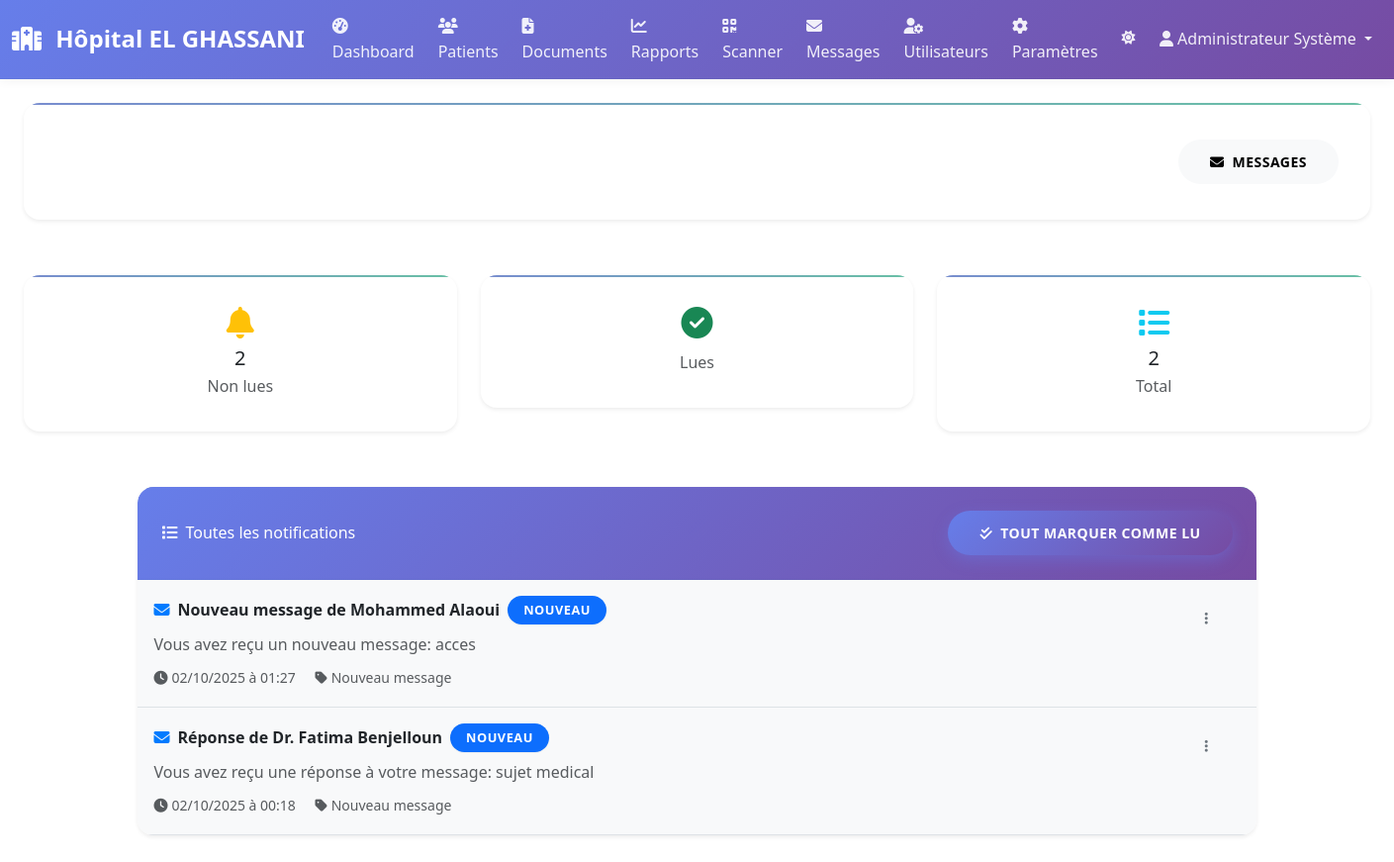
Screenshot of /communication/notifications/ (signed in) with the database file from the repository.
### users/models.py (models this page shows, shortened)
class User(AbstractUser):
    ROLE_CHOICES = [
        ('admin', 'Administrateur'),
        ('doctor', 'Médecin'),
        ('nurse', 'Infirmière'),
        ('technician', 'Technicien'),
    ]
    role = models.CharField(
        max_length=20,
        choices=ROLE_CHOICES,
        default='nurse',
        verbose_name='Rôle'
    )
    department = models.CharField(
        max_length=100,
        blank=True,
        null=True,
        verbose_name='Département'
    )
    phone = models.CharField(
        max_length=20,
        blank=True,
        null=True,
        verbose_name='Téléphone'
    )
    is_active = models.BooleanField(
        default=True,
        verbose_name='Actif'
    )
    last_login_ip = models.GenericIPAddressField(
        blank=True,
        null=True,
        verbose_name='Dernière IP de connexion'
    )
    created_at = models.DateTimeField(
        auto_now_add=True,
        verbose_name='Date de création'
    )
    updated_at = models.DateTimeField(
        auto_now=True,
        verbose_name='Date de modification'
    )
    permissions = models.JSONField(
        default=list,
        blank=True,
        verbose_name='Permissions'
    )
    class Meta:
        verbose_name = 'Utilisateur'
        verbose_name_plural = 'Utilisateurs'
        ordering = ['-created_at']
    def get_full_name(self):
        return f"{self.first_name} {self.last_name}".strip()

### communication/models.py (models this page shows, shortened)
class Notification(models.Model):
    NOTIFICATION_TYPES = [
        ('message', 'Nouveau message'),
        ('system', 'Notification système'),
        ('reminder', 'Rappel'),
        ('alert', 'Alerte'),
    ]
    user = models.ForeignKey(
        User,
        on_delete=models.CASCADE,
        related_name='notifications',
        verbose_name='Utilisateur'
    )
    title = models.CharField(
        max_length=200,
        verbose_name='Titre'
    )
    message = models.TextField(
        verbose_name='Message'
    )
    notification_type = models.CharField(
        max_length=20,
        choices=NOTIFICATION_TYPES,
        default='message',
        verbose_name='Type de notification'
    )
    is_read = models.BooleanField(
        default=False,
        verbose_name='Lu'
    )
    created_at = models.DateTimeField(
        auto_now_add=True,
        verbose_name='Date de création'
    )
    message_link = models.ForeignKey(
        Message,
        on_delete=models.CASCADE,
        blank=True,
        null=True,
        verbose_name='Lien vers message'
    )
    class Meta:
        verbose_name = 'Notification'
        verbose_name_plural = 'Notifications'
        ordering = ['-created_at']

### communication/views.py (the view)
# urls.py: path('notifications/', views.notifications_list, name='notifications'),
@login_required
def notifications_list(request):
    notifications = Notification.objects.filter(user=request.user).order_by('-created_at')
    paginator = Paginator(notifications, 20)
    page = request.GET.get('page')
    notifications = paginator.get_page(page)
    unread_count = Notification.objects.filter(user=request.user, is_read=False).count()
    context = {
        'notifications': notifications,
        'unread_count': unread_count,
    }
    return render(request, 'communication/notifications.html', context)

### templates/communication/notifications.html (shortened to what this page needs)
{% extends 'medical/base.html' %}
{% load static %}
{% block content %}
<div class="container-fluid">
    <div class="row mb-4">
        <div class="col-12">
            <div class="card border-0 shadow-sm">
                <div class="card-body bg-gradient-primary text-white">
                    <div class="d-flex justify-content-between align-items-center">
                        <div>
                            <h4 class="mb-0">
                                <i class="fas fa-bell me-2"></i>Notifications
                            </h4>
                            <p class="mb-0 opacity-75">{{ unread_count }} notification(s) non lue(s)</p>
                        </div>
                        <a href="{% url 'messages' %}" class="btn btn-light">
                            <i class="fas fa-envelope me-2"></i>Messages
                        </a>
                    </div>
                </div>
            </div>
        </div>
    </div>
    <div class="row mb-4">
        <div class="col-md-4">
            <div class="card border-0 shadow-sm">
                <div class="card-body text-center">
                    <i class="fas fa-bell fa-2x text-warning mb-2"></i>
                    <h5 class="mb-1">{{ unread_count }}</h5>
                    <p class="text-muted mb-0">Non lues</p>
                </div>
            </div>
        </div>
        <div class="col-md-4">
            <div class="card border-0 shadow-sm">
                <div class="card-body text-center">
                    <i class="fas fa-check-circle fa-2x text-success mb-2"></i>
                    <p class="text-muted mb-0">Lues</p>
                </div>
            </div>
        </div>
        <div class="col-md-4">
            <div class="card border-0 shadow-sm">
                <div class="card-body text-center">
                    <i class="fas fa-list fa-2x text-info mb-2"></i>
                    <h5 class="mb-1">{{ notifications.paginator.count }}</h5>
                    <p class="text-muted mb-0">Total</p>
                </div>
            </div>
        </div>
    </div>
    <div class="row justify-content-center">
        <div class="col-lg-10">
            <div class="card border-0 shadow-sm">
                <div class="card-header bg-light">
                    <div class="d-flex justify-content-between align-items-center">
                        <h6 class="mb-0">
                            <i class="fas fa-list me-2"></i>Toutes les notifications
                        </h6>
                        {% if unread_count > 0 %}
                        <button class="btn btn-sm btn-primary" onclick="markAllAsRead()">
                            <i class="fas fa-check-double me-2"></i>Tout marquer comme lu
                        </button>
                        {% endif %}
                    </div>
                </div>
                <div class="card-body p-0">
                    {% for notification in notifications %}
                    <div class="border-bottom p-3 {% if not notification.is_read %}bg-light{% endif %}">
                        <div class="d-flex justify-content-between align-items-start">
                            <div class="flex-grow-1">
                                <div class="d-flex align-items-center mb-2">
                                    {% if notification.notification_type == 'message' %}
                                    <i class="fas fa-envelope text-primary me-2"></i>
                                    {% elif notification.notification_type == 'system' %}
                                    <i class="fas fa-cog text-info me-2"></i>
                                    {% elif notification.notification_type == 'reminder' %}
                                    <i class="fas fa-clock text-warning me-2"></i>
                                    {% elif notification.notification_type == 'alert' %}
                                    <i class="fas fa-exclamation-triangle text-danger me-2"></i>
                                    {% else %}
                                    <i class="fas fa-bell text-secondary me-2"></i>
                                    {% endif %}
                                    <h6 class="mb-0 me-2">
                                        {% if not notification.is_read %}
                                        <strong>{{ notification.title }}</strong>
                                        {% else %}
                                        {{ notification.title }}
                                        {% endif %}
                                    </h6>
                                    {% if not notification.is_read %}
                                    <span class="badge bg-primary">Nouveau</span>
                                    {% endif %}
                                </div>
                                <p class="text-muted mb-2">
                                    {{ notification.message }}
                                </p>
                                <small class="text-muted">
                                    <i class="fas fa-clock me-1"></i>{{ notification.created_at|date:"d/m/Y à H:i" }}
                                    <span class="ms-3">
                                        <i class="fas fa-tag me-1"></i>{{ notification.get_notification_type_display }}
                                    </span>
                                </small>
                            </div>
                            <div class="dropdown">
                                <button class="btn btn-sm btn-outline-secondary" data-bs-toggle="dropdown">
                                    <i class="fas fa-ellipsis-v"></i>
                                </button>
                            </div>
                        </div>
                    </div>
                    {% empty %}
                    <div class="text-center p-4">
                        <i class="fas fa-bell-slash fa-3x text-muted mb-3"></i>
                        <p class="text-muted">Aucune notification</p>
                    </div>
                    {% endfor %}
                </div>
            </div>
        </div>
    </div>
</div>
{% endblock %}

### templates/medical/base.html (shortened to what this page needs)
{% load static %}
<!DOCTYPE html>
<html lang="fr" dir="ltr">
<head>
    <link href="https://cdn.jsdelivr.net/npm/bootstrap@5.3.0/dist/css/bootstrap.min.css" rel="stylesheet">
    <link href="https://cdnjs.cloudflare.com/ajax/libs/font-awesome/6.4.0/css/all.min.css" rel="stylesheet">
    <link href="{% static 'css/style.css' %}" rel="stylesheet">
    <link rel="stylesheet" href="{% static 'css/modern-design.css' %}">
</head>
<body>
    {% if user.is_authenticated %}
        <nav class="navbar navbar-expand-lg navbar-dark bg-primary">
            <div class="container-fluid">
                <a class="navbar-brand" href="{% url 'dashboard' %}">
                    <i class="fas fa-hospital me-2"></i>
                    Hôpital EL GHASSANI
                </a>
                <div class="collapse navbar-collapse" id="navbarNav">
                    <ul class="navbar-nav me-auto">
                        <li class="nav-item">
                            <a class="nav-link {% if request.resolver_match.url_name == 'dashboard' %}active{% endif %}" href="{% url 'dashboard' %}">
                                <i class="fas fa-tachometer-alt me-1"></i>Dashboard
                            </a>
                        </li>
                        {% if user.role == 'technician' %}
                        <li class="nav-item">
                            <a class="nav-link {% if request.resolver_match.url_name == 'messages' %}active{% endif %}" href="{% url 'messages' %}">
                                <i class="fas fa-envelope me-1"></i>Messages
                                <span class="badge bg-danger ms-1" id="unread-messages-badge" style="display: none;">0</span>
                            </a>
                        </li>
                        <li class="nav-item">
                            <a class="nav-link {% if request.resolver_match.url_name == 'system_logs' %}active{% endif %}" href="{% url 'system_logs' %}">
                                <i class="fas fa-clipboard-list me-1"></i>Logs Système
                            </a>
                        </li>
                        <li class="nav-item">
                            <a class="nav-link {% if request.resolver_match.url_name == 'system_monitor' %}active{% endif %}" href="{% url 'system_monitor' %}">
                                <i class="fas fa-heartbeat me-1"></i>Monitoring
                            </a>
                        </li>
                        <li class="nav-item">
                            <a class="nav-link {% if request.resolver_match.url_name == 'backup_restore' %}active{% endif %}" href="{% url 'backup_restore' %}">
                                <i class="fas fa-database me-1"></i>Sauvegarde
                            </a>
                        </li>
                        <li class="nav-item">
                            <a class="nav-link {% if request.resolver_match.url_name == 'maintenance' %}active{% endif %}" href="{% url 'maintenance' %}">
                                <i class="fas fa-tools me-1"></i>Maintenance
                            </a>
                        </li>
                        {% else %}
                        <li class="nav-item">
                            <a class="nav-link {% if request.resolver_match.url_name == 'patients' %}active{% endif %}" href="{% url 'patients' %}">
                                <i class="fas fa-users me-1"></i>Patients
                            </a>
                        </li>
                        <li class="nav-item">
                            <a class="nav-link {% if request.resolver_match.url_name == 'documents' %}active{% endif %}" href="{% url 'documents' %}">
                                <i class="fas fa-file-medical me-1"></i>Documents
                            </a>
                        </li>
                        <li class="nav-item">
                            <a class="nav-link {% if request.resolver_match.url_name == 'reports' %}active{% endif %}" href="{% url 'reports' %}">
                                <i class="fas fa-chart-line me-1"></i>Rapports
                            </a>
                        </li>
                        <li class="nav-item">
                            <a class="nav-link {% if request.resolver_match.url_name == 'scanner' %}active{% endif %}" href="{% url 'scanner' %}">
                                <i class="fas fa-qrcode me-1"></i>Scanner
                            </a>
                        </li>
                        <li class="nav-item">
                            <a class="nav-link {% if request.resolver_match.url_name == 'messages' %}active{% endif %}" href="{% url 'messages' %}">
                                <i class="fas fa-envelope me-1"></i>Messages
                            </a>
                        </li>
                        {% endif %}
                        {% if user.is_staff %}
                        {% if user.is_staff and user.role == 'admin' %}
                        <li class="nav-item">
                            <a class="nav-link {% if request.resolver_match.url_name == 'users' %}active{% endif %}" href="{% url 'users' %}">
                                <i class="fas fa-user-cog me-1"></i>Utilisateurs
                            </a>
                        </li>
                        {% endif %}
                        {% if user.is_staff and user.role == 'admin' or user.role == 'technician' %}
                        <li class="nav-item">
                            <a class="nav-link {% if request.resolver_match.url_name == 'settings' %}active{% endif %}" href="{% url 'settings' %}">
                                <i class="fas fa-cog me-1"></i>Paramètres
                            </a>
                        </li>
                        {% endif %}
                        {% endif %}
                    </ul>
                    <ul class="navbar-nav">
                        <li class="nav-item">
                            <button class="btn btn-outline-secondary nav-link border-0" onclick="toggleTheme()" title="Changer le thème">
                                <i class="fas fa-sun" id="theme-icon"></i>
                            </button>
                        </li>
                        <li class="nav-item dropdown">
                            <a class="nav-link dropdown-toggle" href="#" id="navbarDropdown" role="button" data-bs-toggle="dropdown">
                                <i class="fas fa-user me-1"></i>{{ user.get_full_name }}
                            </a>
                        </li>
                    </ul>
                </div>
            </div>
        </nav>
    {% endif %}
    <main class="{% if user.is_authenticated %}container-fluid mt-4{% endif %}">
        {% block content %}{% endblock %}
    </main>
</body>
</html>

### rows the page displays
User: get_full_name "Administrateur Système"
Notification: title "Nouveau message de Mohammed Alaoui", is_read "NOUVEAU", message "Vous avez reçu un nouveau message: acces", created_at "02/10/2025 à 01:27", notification_type "Nouveau message"
Notification: title "Réponse de Dr. Fatima Benjelloun", is_read "NOUVEAU", message "Vous avez reçu une réponse à votre message: sujet medical", created_at "02/10/2025 à 00:18", notification_type "Nouveau message"

### other values shown
{{ unread_count }} "2"
{{ notifications.paginator.count }} "2"
